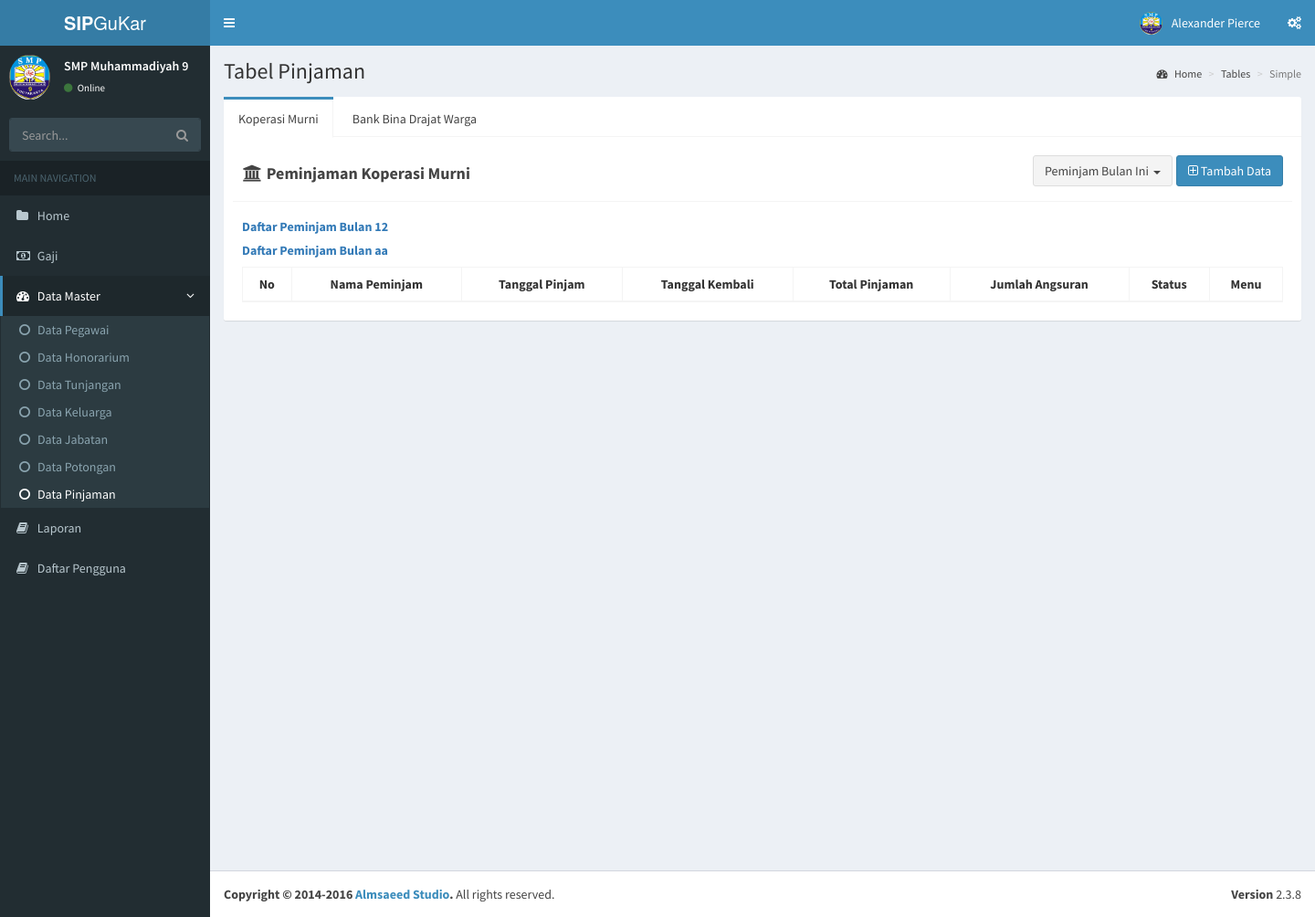
The page /pinjaman on the database as committed earlier.
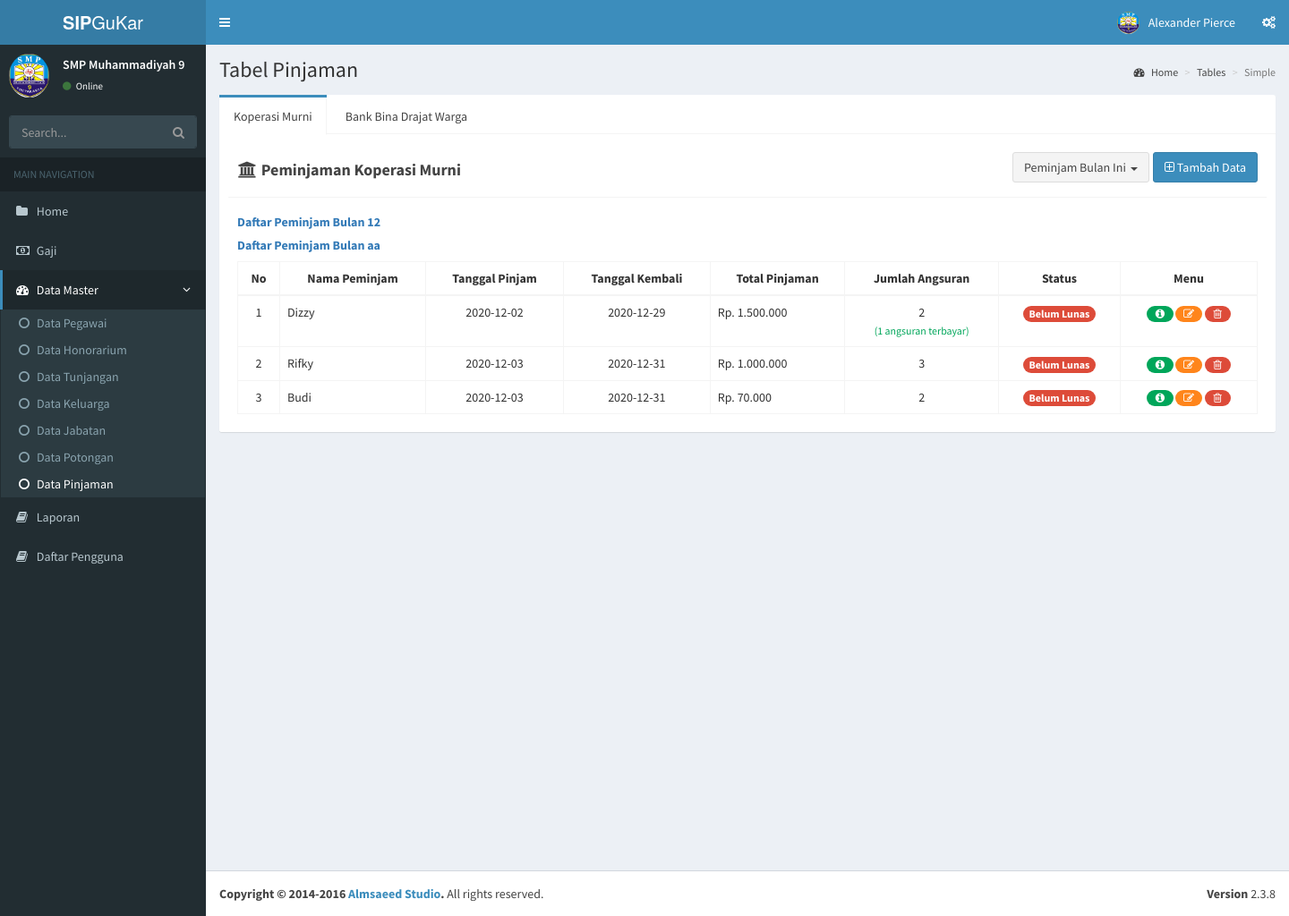
The same page on the database as committed later.
### tables this page shows
CREATE TABLE `pinjaman` (
  `id_pinjaman` int(11) NOT NULL,
  `kode_pinjaman` enum('KOP','BANK') DEFAULT NULL,
  `total_pinjaman` int(11) DEFAULT NULL,
  `start_date` date DEFAULT NULL,
  `ket_pinjaman` varchar(300) DEFAULT NULL,
  `id_pegawai` int(11) NOT NULL,
  `created_at` timestamp NOT NULL DEFAULT current_timestamp(),
  `created_by` int(11) DEFAULT NULL
);

CREATE TABLE `pegawai` (
  `id_pegawai` int(11) NOT NULL,
  `nbm` varchar(100) DEFAULT NULL,
  `nama` varchar(100) NOT NULL,
  `tempat_lahir` varchar(100) NOT NULL,
  `tgl_lahir` date NOT NULL,
  `telepon` int(20) NOT NULL,
  `jns_pegawai` enum('0','1') NOT NULL,
  `gender` enum('P','L') NOT NULL,
  `email` varchar(100) NOT NULL,
  `status_pegawai` enum('P','T0','T1') DEFAULT NULL,
  `status` int(1) NOT NULL,
  `agama` enum('Islam','Protestan','Katolik','Hindu','Buddha','Khonghucu') NOT NULL,
  `umur` varchar(20) NOT NULL,
  `honor` int(11) DEFAULT NULL,
  `created_at` timestamp NOT NULL DEFAULT current_timestamp(),
  `created_by` int(11) DEFAULT NULL
);

### application/libraries/Template.php (called while the page is built)
<?php if ( ! defined('BASEPATH')) exit('No direct script access allowed');
class Template {
		var $template_data = array();
		function set($name, $value)
		{
			$this->template_data[$name] = $value;
		}
		function load($template = '', $view = '' , $view_data = array(), $return = FALSE)
		{
			$this->CI =& get_instance();
			$this->set('contents', $this->CI->load->view($view, $view_data, TRUE));
			return $this->CI->load->view($template, $this->template_data, $return);
		}
}

### application/controllers/Pinjaman.php (called while the page is built, shortened)
<?php
class Pinjaman extends CI_Controller {
	public function index($id = NULL)
	{
		$data['title']= 'Tabel Pinjaman';
		$data['today_date']= date('Y-m-d');
		$data['pinjamans'] = $this->M_pinjaman->get_pinjaman($id)->result_array();
		$this->template->load('index','pinjaman/table_pinjaman', $data);
	}
}

### index.php (called while the page is built, shortened)
<?php
require_once BASEPATH.'core/CodeIgniter.php';

### application/models/M_pinjaman.php (called while the page is built, shortened)
<?php
class M_pinjaman extends CI_Model{
	public function get_pinjaman($id = TRUE)
	{
		if ($id != NULL) {
			$this->db->select('*, count(a.id_angsuran) jml_angsuran, max(a.tanggal_kembali) end_date,
							   sum(a.status) status_ang');
			$this->db->join('angsuran a', 'a.id_pinjaman = pjm.id_pinjaman', 'LEFT');
			$this->db->join('pegawai p', 'p.id_pegawai = pjm.id_pegawai', 'LEFT');
			$this->db->group_by('pjm.id_pinjaman');
			return $this->db->get_where('pinjaman pjm', array('pjm.id_pinjaman' => $id));
		} else {
			$this->db->select('*, count(a.id_angsuran) jml_angsuran, max(a.tanggal_kembali) end_date,
							   sum(a.status) status_ang');
			$this->db->order_by('pjm.start_date', 'ASC');
			$this->db->join('angsuran a', 'a.id_pinjaman = pjm.id_pinjaman', 'LEFT');
			$this->db->join('pegawai p', 'p.id_pegawai = pjm.id_pegawai', 'LEFT');
			$this->db->group_by('pjm.id_pinjaman');
			return $this->db->get('pinjaman pjm');
		}
	}
}

### application/views/pinjaman/table_pinjaman.php (the view, shortened to what this page needs)
<section class="content">
	<div class="row">
		<div class="col-md-12">
			<div class="nav-tabs-custom">
				<ul class="nav nav-tabs">
					<li class="active"><a href="#kop" data-toggle="tab">Koperasi Murni</a></li>
					<li><a href="#bank" data-toggle="tab">Bank Bina Drajat Warga</a></li>
				</ul>
				<div class="tab-content">
					<div class="active tab-pane" id="kop">
						<div class="box-header with-border">
							<div class="box-title pull-left">
								<h4	class="text-bold"><i class="fa fa-fw fa-bank"></i> Peminjaman Koperasi Murni</h4>
							</div>
							<div class="box-title pull-right">
								<div class="btn-group">
									<div class="btn-group">
										<button type="button" class="category btn btn-default dropdown-toggle" data-toggle="dropdown" aria-expanded="false">
										Peminjam Bulan Ini &nbsp;<span class="caret"></span>
										</button>
									</div>
								</div>
								<div class="btn-group">
									<a href="<?php echo site_url('pinjaman/add');?>" class='btn btn-primary' >
										<i class="fa fa-plus-square-o"></i> Tambah Data
									</a>
								</div>
							</div>
						</div>
						<div class="box-body">
							<h5 class="text-primary text-bold date"> Daftar Peminjam Bulan <span class="this-month"><?php echo date('m', strtotime($today_date));?></span></h5>
							<h5 class="text-primary text-bold date"> Daftar Peminjam Bulan <span class="this-month">aa<script>formatDate(new Date('2020-12-02'));</script></span></h5>
							<table class="table table-bordered text-center table-hover">
								<thead>
									<th>No</th>
									<th>Nama Peminjam</th>
									<th>Tanggal Pinjam</th>
									<th>Tanggal Kembali</th>
									<th>Total Pinjaman</th>
									<th>Jumlah Angsuran</th>
									<th>Status</th>
									<th>Menu</th>
								</thead>
								<?php
								$no=1;
								foreach ($pinjamans as $key => $pinjaman) :
									if($pinjaman['kode_pinjaman'] == 'KOP') {
							 	?>
								<tr>
									<td><?php echo $no++;?></td>
									<td style="text-align:left;"><?php echo $pinjaman['nama'];?></td>
									<td><?php echo $pinjaman['start_date'];?></td>
									<td><?php echo $pinjaman['end_date'];?></td>
									<td style="text-align:left;"><?php echo 'Rp. '.number_format($pinjaman['total_pinjaman'],0,',','.');?></td>
									<td><?php echo $pinjaman['jml_angsuran'];
											if (($pinjaman['status_ang'] != 0) && ($pinjaman['status_ang'] != $pinjaman['jml_angsuran'])) {
												echo ' <br><small class="text-green">('.$pinjaman['status_ang'].' angsuran terbayar)</small>';
											}?></td>
									<td><?php echo ($pinjaman['jml_angsuran']-$pinjaman['status_ang'] == 0) ? '<span class="badge bg-green">Lunas</span>' : '<span class="badge bg-red">Belum Lunas</span>';?></td>
									<td>
										<a href="<?php echo site_url('pinjaman/detail/'.$pinjaman['id_pinjaman']);?>" title="Detail" data-tooltip="tooltip" data-placement="top">
											<span class="badge bg-green"><i class="fa fa-fw fa-info-circle"></i></span>
										</a>
										<a href="<?php echo site_url('pinjaman/edit/'.$pinjaman['id_pinjaman']);?>" title="Edit" data-tooltip="tooltip" data-placement="top">
											<span class="badge bg-orange"><i class="fa fa-fw fa-pencil-square-o"></i></span>
										</a>
										<a href="" data-toggle="modal" data-target="#deletePinjaman<?php echo $pinjaman['id_pinjaman'];?>" title="Hapus" data-tooltip="tooltip" data-placement="top">
											<span class="badge bg-red"><i class="fa fa-fw fa-trash-o"></i></span>
										</a>
									</td>
								</tr>
								<?php } endforeach;?>
							</table>
						</div>
					</div>
				</div>
			</div>
		</div>
			</div>
		</div>
	</div>

### application/views/index.php (shortened to what this page needs)
<!DOCTYPE html>
<html>
<head>
  <link rel="stylesheet" href="<?php echo base_url('assets/bootstrap/css/bootstrap.min.css');?>">
  <link rel="stylesheet" href="https://cdnjs.cloudflare.com/ajax/libs/font-awesome/4.5.0/css/font-awesome.min.css">
  <link rel="stylesheet" href="https://cdnjs.cloudflare.com/ajax/libs/ionicons/2.0.1/css/ionicons.min.css">
  <link rel="stylesheet" href="<?php echo base_url('assets/dist/css/styles.css');?>">
  <link rel="stylesheet" href="<?php echo base_url('assets/dist/css/AdminLTE.min.css');?>">
  <link rel="stylesheet" href="<?php echo base_url('assets/dist/css/skins/_all-skins.min.css');?>">
  <link rel="stylesheet" href="<?php echo base_url('assets/plugins/select2/select2.min.css');?>">
  <link rel="stylesheet" href="<?php echo base_url('assets/plugins/colorpicker/bootstrap-colorpicker.min.css');?>">
</head>
<body class="hold-transition skin-blue sidebar-mini">
	<div class="wrapper">
		<header class="main-header">
			<a href="<?php echo base_url('assets/index2.html');?>" class="logo">
				<span class="logo-lg"><b>SIP</b>GuKar</span>
			</a>
			<nav class="navbar navbar-static-top">
				<a href="#" class="sidebar-toggle" data-toggle="offcanvas" role="button">
				</a>
				<div class="navbar-custom-menu">
					<ul class="nav navbar-nav">
						<li class="dropdown user user-menu">
							<a href="#" class="dropdown-toggle" data-toggle="dropdown">
								<img class="user-image" src="<?php echo base_url('assets/dist/img/smpmuh9.jpeg');?>" alt="User Image">
								<span class="hidden-xs">Alexander Pierce</span>
							</a>
						</li>
						<li>
							<a href="#" data-toggle="control-sidebar"><i class="fa fa-gears"></i></a>
						</li>
					</ul>
				</div>
			</nav>
		</header>
		<div class="content-wrapper">
		<section class="content-header">
			<h1>
				<?php echo $title;?>
			</h1>
			<ol class="breadcrumb">
				<li><a href="#"><i class="fa fa-dashboard"></i> Home</a></li>
				<li><a href="#">Tables</a></li>
				<li class="active">Simple</li>
			</ol>
		</section>
		<?php echo $contents ;?>
		<aside class="main-sidebar">
			<section class="sidebar">
				<div class="user-panel">
					<div class="pull-left image">
						<img class="img-circle" src="<?php echo base_url('assets/dist/img/smpmuh9.jpeg');?>" alt="User Image">
					</div>
					<div class="pull-left info">
						<p>SMP Muhammadiyah 9</p>
						<a href="#"><i class="fa fa-circle text-success"></i> Online</a>
					</div>
				</div>
				<form action="#" method="get" class="sidebar-form">
					<div class="input-group">
						<input type="text" name="q" class="form-control" placeholder="Search...">
						<span class="input-group-btn">
							<button type="submit" name="search" id="search-btn" class="btn btn-flat"><i class="fa fa-search"></i>
							</button>
						</span>
					</div>
				</form>
				<ul class="sidebar-menu">
					<li class="header">MAIN NAVIGATION</li>
					<li class="">
						<a href="<?php echo site_url('home'); ?>">
							<i class="fa fa-folder"></i>
							<span>Home</span>
						</a>
					</li>
					<li class="<?php if($this->uri->segment(1) == 'gaji'){echo 'active';}?>">
						<a href="<?php echo site_url('gaji/table'); ?>">
							<i class="fa fa-money"></i>
							<span>Gaji</span>
						</a>
					</li>
					<li class="treeview <?php $segment = $this->uri->segment(1);
					if(($segment == 'pegawai') || ($segment == 'honor') || ($segment == 'tunjangan') || ($segment == 'keluarga')
					|| ($segment == 'jabatan') || ($segment == 'potongan') || ($segment == 'pinjaman')){echo 'active';}?>">
						<a href="#">
							<i class="fa fa-dashboard"></i> <span>Data Master</span>
							<span class="pull-right-container">
								<i class="fa fa-angle-left pull-right"></i>
							</span>
						</a>
						<ul class="treeview-menu">
							<li class="<?php if($this->uri->segment(1) == 'pegawai'){echo 'active';}?>"><a href="<?php echo site_url('pegawai'); ?>"><i class="fa fa-circle-o"></i>Data Pegawai </a></li>
							<li class="<?php if($this->uri->segment(1) == 'honor'){echo 'active';}?>"><a href="<?php echo site_url('honor'); ?>"><i class="fa fa-circle-o"></i>Data Honorarium</a></li>
							<li class="<?php if($this->uri->segment(1) == 'tunjangan'){echo 'active';}?>"><a href="<?php echo site_url('tunjangan'); ?>"><i class="fa fa-circle-o"></i>Data Tunjangan</a></li>
							<li class="<?php if($this->uri->segment(1) == 'keluarga'){echo 'active';}?>"><a href="<?php echo site_url('keluarga'); ?>"><i class="fa fa-circle-o"></i>Data Keluarga</a></li>
							<li class="<?php if($this->uri->segment(1) == 'jabatan'){echo 'active';}?>"><a href="<?php echo site_url('jabatan'); ?>"><i class="fa fa-circle-o"></i>Data Jabatan</a></li>
							<li class="<?php if($this->uri->segment(1) == 'potongan'){echo 'active';}?>"><a href="<?php echo site_url('potongan'); ?>"><i class="fa fa-circle-o"></i>Data Potongan</a></li>
							<li class="<?php if($this->uri->segment(1) == 'pinjaman'){echo 'active';}?>"><a href="<?php echo site_url('pinjaman'); ?>"><i class="fa fa-circle-o"></i>Data Pinjaman</a></li>
						</ul>
					</li>
					<li>
						<a href="<?php echo site_url('laporan/form_laporan'); ?>">
							<i class="fa fa-book"></i>
							<span>Laporan</span>
						</a>
					</li>
					<li>
						<a href="<?php echo site_url('pengguna/table_pengguna'); ?>">
							<i class="fa fa-book"></i>
							<span>Daftar Pengguna</span>
						</a>
					</li>
				</ul>
			</section>
		</aside>
		<footer class="main-footer">
			<div class="pull-right hidden-xs">
				<b>Version</b> 2.3.8
			</div>
			<strong>Copyright &copy; 2014-2016 <a href="http://almsaeedstudio.com">Almsaeed Studio</a>.</strong> All rights
			reserved.
		</footer>
</body>
</html>

Rows that differ between the two databases and show on the page:
added pinjaman: id_pegawai.nama "Dizzy", start_date "2020-12-02", end_date "2020-12-29", total_pinjaman "1.500.000", jml_angsuran "2", status_ang "1"
added pinjaman: id_pegawai.nama "Rifky", start_date "2020-12-03", end_date "2020-12-31", total_pinjaman "1.000.000", jml_angsuran "3"
added pinjaman: id_pegawai.nama "Budi", start_date "2020-12-03", end_date "2020-12-31", total_pinjaman "70.000", jml_angsuran "2"
